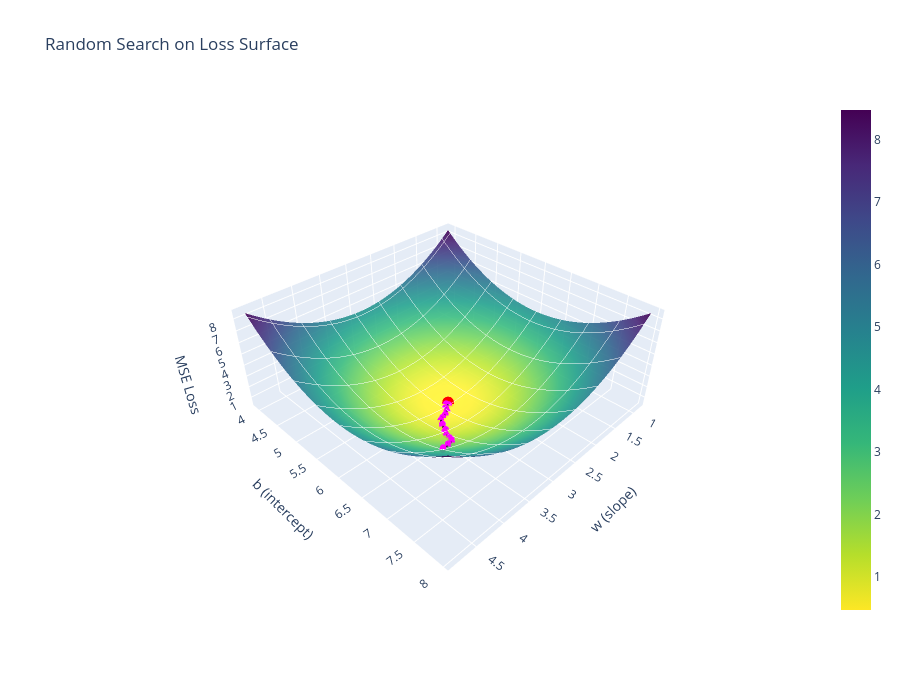

The notebook cell saved with this chart:
### Code cell
search_path_plot(random_search_path, title='Random Search on Loss Surface')

### Figure 1 — Plotly figure (JSON) as saved in the notebook; plotly's stock layout.template omitted (floating-point values rounded to 4 significant figures; data arrays with more than 128 entries replaced by an {"elided": "..."} marker saying what was removed)
{"data": [{"colorscale": [[0, "#fde725"], [0.1111, "#b5de2b"], [0.2222, "#6ece58"], [0.3333, "#35b779"], [0.4444, "#1f9e89"], [0.5556, "#26828e"], [0.6667, "#31688e"], [0.7778, "#3e4989"], [0.8889, "#482878"], [1, "#440154"]], "contours": {"x": {"color": "white", "show": true}, "y": {"color": "white", "show": true}}, "opacity": 0.9, "showscale": true, "type": "surface", "x": {"elided": "100x100 float values"}, "y": {"elided": "100x100 float values"}, "z": {"elided": "100x100 float values"}}, {"line": {"color": "black", "width": 4}, "marker": {"color": "magenta", "size": 4}, "mode": "lines+markers", "showlegend": false, "type": "scatter3d", "x": [4, 3.928], "y": [7, 6.934], "z": [2.893, 2.599]}, {"line": {"color": "black", "width": 4}, "marker": {"color": "magenta", "size": 4}, "mode": "lines+markers", "showlegend": false, "type": "scatter3d", "x": [3.928, 3.847], "y": [6.934, 6.938], "z": [2.599, 2.44]}, {"line": {"color": "black", "width": 4}, "marker": {"color": "magenta", "size": 4}, "mode": "lines+markers", "showlegend": false, "type": "scatter3d", "x": [3.847, 3.756], "y": [6.938, 6.853], "z": [2.44, 2.106]}, {"line": {"color": "black", "width": 4}, "marker": {"color": "magenta", "size": 4}, "mode": "lines+markers", "showlegend": false, "type": "scatter3d", "x": [3.756, 3.68], "y": [6.853, 6.847], "z": [2.106, 1.963]}, {"line": {"color": "black", "width": 4}, "marker": {"color": "magenta", "size": 4}, "mode": "lines+markers", "showlegend": false, "type": "scatter3d", "x": [3.68, 3.601], "y": [6.847, 6.763], "z": [1.963, 1.695]}, {"line": {"color": "black", "width": 4}, "marker": {"color": "magenta", "size": 4}, "mode": "lines+markers", "showlegend": false, "type": "scatter3d", "x": [3.601, 3.565], "y": [6.763, 6.687], "z": [1.695, 1.523]}, {"line": {"color": "black", "width": 4}, "marker": {"color": "magenta", "size": 4}, "mode": "lines+markers", "showlegend": false, "type": "scatter3d", "x": [3.565, 3.529], "y": [6.687, 6.594], "z": [1.523, 1.346]}, {"line": {"color": "black", "width": 4}, "marker": {"color": "magenta", "size": 4}, "mode": "lines+markers", "showlegend": false, "type": "scatter3d", "x": [3.529, 3.477], "y": [6.594, 6.502], "z": [1.346, 1.167]}, {"line": {"color": "black", "width": 4}, "marker": {"color": "magenta", "size": 4}, "mode": "lines+markers", "showlegend": false, "type": "scatter3d", "x": [3.477, 3.405], "y": [6.502, 6.451], "z": [1.167, 1.028]}, {"line": {"color": "black", "width": 4}, "marker": {"color": "magenta", "size": 4}, "mode": "lines+markers", "showlegend": false, "type": "scatter3d", "x": [3.405, 3.374], "y": [6.451, 6.353], "z": [1.028, 0.9061]}, {"line": {"color": "black", "width": 4}, "marker": {"color": "magenta", "size": 4}, "mode": "lines+markers", "showlegend": false, "type": "scatter3d", "x": [3.374, 3.322], "y": [6.353, 6.301], "z": [0.9061, 0.8152]}, {"line": {"color": "black", "width": 4}, "marker": {"color": "magenta", "size": 4}, "mode": "lines+markers", "showlegend": false, "type": "scatter3d", "x": [3.322, 3.261], "y": [6.301, 6.204], "z": [0.8152, 0.7026]}, {"line": {"color": "black", "width": 4}, "marker": {"color": "magenta", "size": 4}, "mode": "lines+markers", "showlegend": false, "type": "scatter3d", "x": [3.261, 3.18], "y": [6.204, 6.163], "z": [0.7026, 0.6238]}, {"line": {"color": "black", "width": 4}, "marker": {"color": "magenta", "size": 4}, "mode": "lines+markers", "showlegend": false, "type": "scatter3d", "x": [3.18, 3.099], "y": [6.163, 6.135], "z": [0.6238, 0.5659]}, {"line": {"color": "black", "width": 4}, "marker": {"color": "magenta", "size": 4}, "mode": "lines+markers", "showlegend": false, "type": "scatter3d", "x": [3.099, 3.016], "y": [6.135, 6.089], "z": [0.5659, 0.5168]}, {"line": {"color": "black", "width": 4}, "marker": {"color": "magenta", "size": 4}, "mode": "lines+markers", "showlegend": false, "type": "scatter3d", "x": [3.016, 2.972], "y": [6.089, 6.013], "z": [0.5168, 0.4886]}, {"line": {"color": "black", "width": 4}, "marker": {"color": "magenta", "size": 4}, "mode": "lines+markers", "showlegend": false, "type": "scatter3d", "x": [2.972, 2.881], "y": [6.013, 5.992], "z": [0.4886, 0.4729]}, {"line": {"color": "black", "width": 4}, "marker": {"color": "magenta", "size": 4}, "mode": "lines+markers", "showlegend": false, "type": "scatter3d", "x": [2.881, 2.859], "y": [5.992, 5.912], "z": [0.4729, 0.4714]}, {"line": {"color": "black", "width": 4}, "marker": {"color": "magenta", "size": 4}, "mode": "lines+markers", "showlegend": false, "type": "scatter3d", "x": [2.859, 2.823], "y": [5.912, 5.973], "z": [0.4714, 0.4716]}, {"line": {"color": "black", "width": 4}, "marker": {"color": "magenta", "size": 4}, "mode": "lines+markers", "showlegend": false, "type": "scatter3d", "x": [2.823, 2.894], "y": [5.973, 5.951], "z": [0.4716, 0.4718]}, {"marker": {"color": "red", "size": 7}, "mode": "markers", "name": "Minimum", "showlegend": false, "type": "scatter3d", "x": [2.852], "y": [5.948], "z": [0.4701]}], "layout": {"height": 700, "scene": {"aspectratio": {"x": 1, "y": 1, "z": 0.4}, "xaxis": {"title": {"text": "w (slope)"}}, "yaxis": {"title": {"text": "b (intercept)"}}, "zaxis": {"title": {"text": "MSE Loss"}}}, "title": {"text": "Random Search on Loss Surface"}, "width": 900}}
